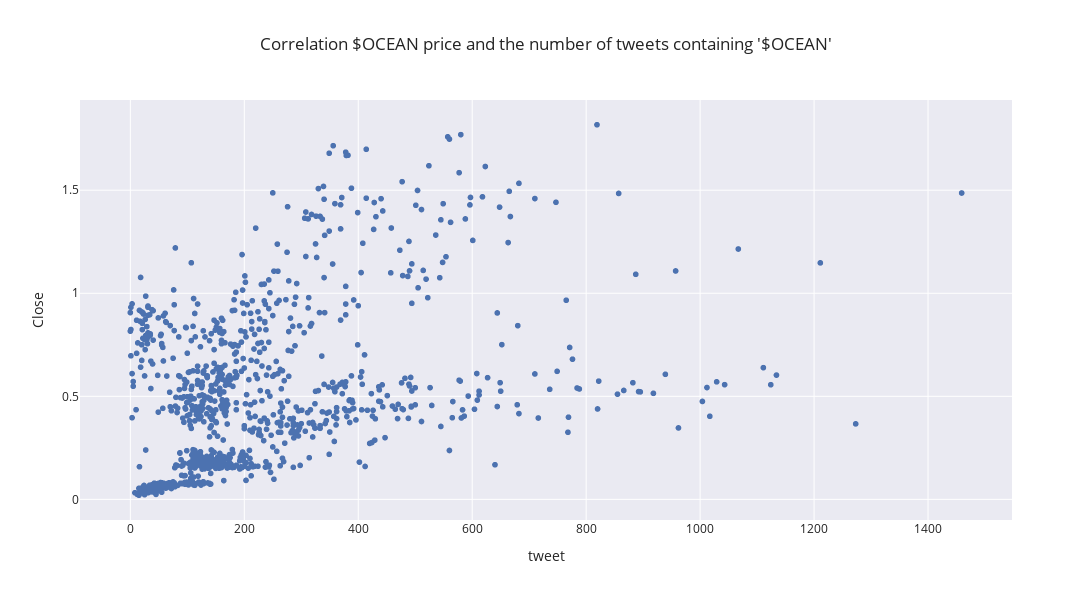

Notebook source saved alongside this figure:
### Code cell
fig = px.scatter(df_merge, x="tweet", y="Close", title="Correlation $OCEAN price and the number of tweets containing '$OCEAN'")
fig.update_layout(legend = dict(orientation = 'h', xanchor = "center", x = 0.5, y= -0.1))
fig.update_layout(width=1200, height=600)
fig.show()

### Figure 1 — Plotly figure (JSON) as saved in the notebook; plotly's stock layout.template omitted (floating-point values rounded to 4 significant figures; data arrays with more than 128 entries replaced by an {"elided": "..."} marker saying what was removed)
{"data": [{"hovertemplate": "tweet=%{x}<br>Close=%{y}<extra></extra>", "legendgroup": "", "marker": {"color": "rgb(76,114,176)", "symbol": "circle"}, "mode": "markers", "name": "", "showlegend": false, "type": "scattergl", "x": {"elided": "1027 int values"}, "xaxis": "x", "y": {"elided": "1027 float values"}, "yaxis": "y"}], "layout": {"height": 600, "legend": {"orientation": "h", "tracegroupgap": 0, "x": 0.5, "xanchor": "center", "y": -0.1}, "title": {"text": "Correlation $OCEAN price and the number of tweets containing '$OCEAN'"}, "width": 1200, "xaxis": {"anchor": "y", "domain": [0, 1], "title": {"text": "tweet"}}, "yaxis": {"anchor": "x", "domain": [0, 1], "title": {"text": "Close"}}}}
